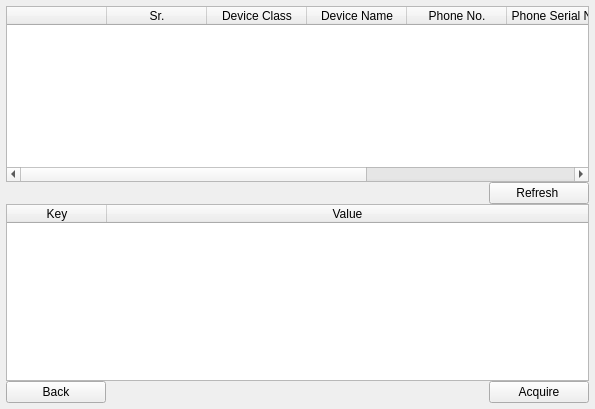
<?xml version="1.0" encoding="UTF-8"?>
<ui version="4.0">
 <class>acquire_iOS_devices</class>
 <widget class="QWidget" name="acquire_iOS_devices">
  <property name="windowModality">
   <enum>Qt::ApplicationModal</enum>
  </property>
  <property name="geometry">
   <rect>
    <x>0</x>
    <y>0</y>
    <width>595</width>
    <height>409</height>
   </rect>
  </property>
  <property name="windowTitle">
   <string>Form</string>
  </property>
  <layout class="QVBoxLayout" name="verticalLayout_2">
   <property name="spacing">
    <number>6</number>
   </property>
   <property name="leftMargin">
    <number>6</number>
   </property>
   <property name="topMargin">
    <number>6</number>
   </property>
   <property name="rightMargin">
    <number>6</number>
   </property>
   <property name="bottomMargin">
    <number>6</number>
   </property>
   <item>
    <layout class="QVBoxLayout" name="verticalLayout">
     <property name="spacing">
      <number>0</number>
     </property>
     <item>
      <widget class="QTableWidget" name="tableWidget_device_list">
       <property name="editTriggers">
        <set>QAbstractItemView::NoEditTriggers</set>
       </property>
       <property name="selectionMode">
        <enum>QAbstractItemView::SingleSelection</enum>
       </property>
       <property name="selectionBehavior">
        <enum>QAbstractItemView::SelectRows</enum>
       </property>
       <property name="showGrid">
        <bool>false</bool>
       </property>
       <attribute name="horizontalHeaderStretchLastSection">
        <bool>true</bool>
       </attribute>
       <column>
        <property name="text">
         <string/>
        </property>
       </column>
       <column>
        <property name="text">
         <string>Sr.</string>
        </property>
       </column>
       <column>
        <property name="text">
         <string>Device Class</string>
        </property>
       </column>
       <column>
        <property name="text">
         <string>Device Name</string>
        </property>
       </column>
       <column>
        <property name="text">
         <string>Phone No.</string>
        </property>
       </column>
       <column>
        <property name="text">
         <string>Phone Serial No.</string>
        </property>
       </column>
       <column>
        <property name="text">
         <string>UUID</string>
        </property>
       </column>
       <column>
        <property name="text">
         <string/>
        </property>
       </column>
      </widget>
     </item>
     <item>
      <layout class="QHBoxLayout" name="horizontalLayout">
       <item>
        <widget class="QLabel" name="label_message">
         <property name="text">
          <string/>
         </property>
        </widget>
       </item>
       <item>
        <spacer name="horizontalSpacer_2">
         <property name="orientation">
          <enum>Qt::Horizontal</enum>
         </property>
         <property name="sizeHint" stdset="0">
          <size>
           <width>40</width>
           <height>20</height>
          </size>
         </property>
        </spacer>
       </item>
       <item>
        <widget class="QPushButton" name="pushButton_refresh_list">
         <property name="minimumSize">
          <size>
           <width>100</width>
           <height>0</height>
          </size>
         </property>
         <property name="text">
          <string>Refresh </string>
         </property>
        </widget>
       </item>
      </layout>
     </item>
     <item>
      <widget class="QTableWidget" name="tableWidget_properties">
       <property name="editTriggers">
        <set>QAbstractItemView::NoEditTriggers</set>
       </property>
       <property name="alternatingRowColors">
        <bool>true</bool>
       </property>
       <property name="selectionMode">
        <enum>QAbstractItemView::SingleSelection</enum>
       </property>
       <property name="selectionBehavior">
        <enum>QAbstractItemView::SelectRows</enum>
       </property>
       <property name="showGrid">
        <bool>false</bool>
       </property>
       <attribute name="horizontalHeaderStretchLastSection">
        <bool>true</bool>
       </attribute>
       <attribute name="verticalHeaderVisible">
        <bool>false</bool>
       </attribute>
       <attribute name="verticalHeaderHighlightSections">
        <bool>false</bool>
       </attribute>
       <column>
        <property name="text">
         <string>Key</string>
        </property>
       </column>
       <column>
        <property name="text">
         <string>Value</string>
        </property>
       </column>
      </widget>
     </item>
     <item>
      <layout class="QHBoxLayout" name="horizontalLayout_2">
       <item>
        <widget class="QPushButton" name="pushButton_back">
         <property name="minimumSize">
          <size>
           <width>100</width>
           <height>0</height>
          </size>
         </property>
         <property name="text">
          <string>Back</string>
         </property>
        </widget>
       </item>
       <item>
        <spacer name="horizontalSpacer">
         <property name="orientation">
          <enum>Qt::Horizontal</enum>
         </property>
         <property name="sizeHint" stdset="0">
          <size>
           <width>40</width>
           <height>20</height>
          </size>
         </property>
        </spacer>
       </item>
       <item>
        <widget class="QPushButton" name="pushButton_acquire">
         <property name="minimumSize">
          <size>
           <width>100</width>
           <height>0</height>
          </size>
         </property>
         <property name="text">
          <string>Acquire</string>
         </property>
        </widget>
       </item>
      </layout>
     </item>
    </layout>
   </item>
  </layout>
 </widget>
 <resources/>
 <connections/>
</ui>
